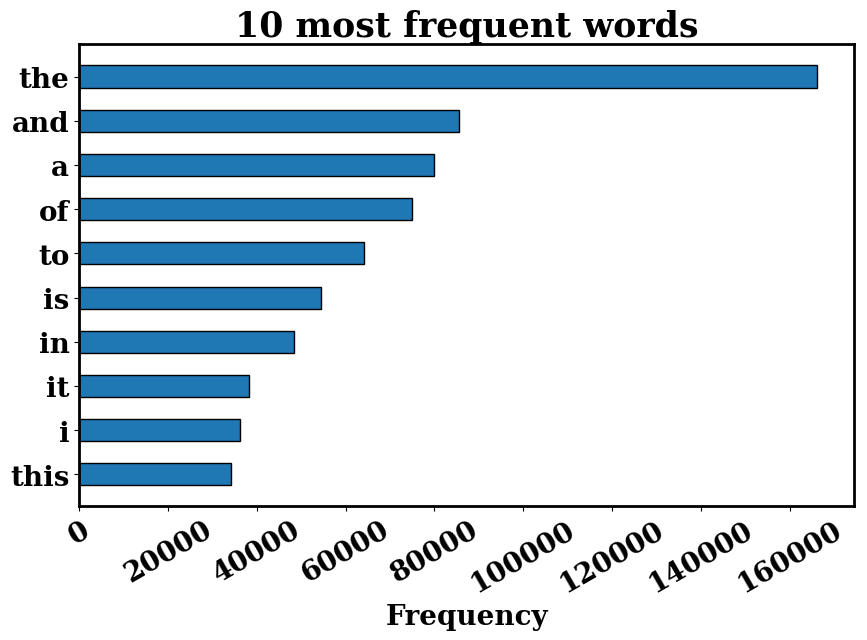

Recreate this plot in Python.
try:
    import matplotlib.pyplot as plt
    HAS_MATPLOTLIB = True
except ImportError:
    HAS_MATPLOTLIB = False

def plot_top_words(top_words):

    if (HAS_MATPLOTLIB):
        plt.rc('font', family='serif', weight='bold')
        plt.rc('axes', linewidth=2)

        fig = plt.figure(figsize=(10,6))

        ax = fig.add_subplot(1,1,1)

        ax.tick_params(axis='both',which='both',labelsize=20)
        ax.yaxis.set_tick_params(labelsize=20)
        ax.set_title('10 most frequent words',fontsize=25,weight='bold')
        ax.xaxis.set_tick_params(rotation=30)
        ax.set_xlabel('Frequency',fontsize=20,weight='bold')

        word = [x[0] for x in top_words]
        freq = [x[1] for x in top_words]

        ax.barh(range(len(word)),freq,height=0.5,edgecolor='k')
        plt.yticks(range(len(word)),word)
            
        plt.gca().invert_yaxis()
        fig.savefig('report.pdf',bbox_inches='tight')

    print('----------------------')
    print('10 most frequent words')
    print('----------------------')
    for w in top_words:
        print(w[0] , w[1])
    print('----------------------')
        
